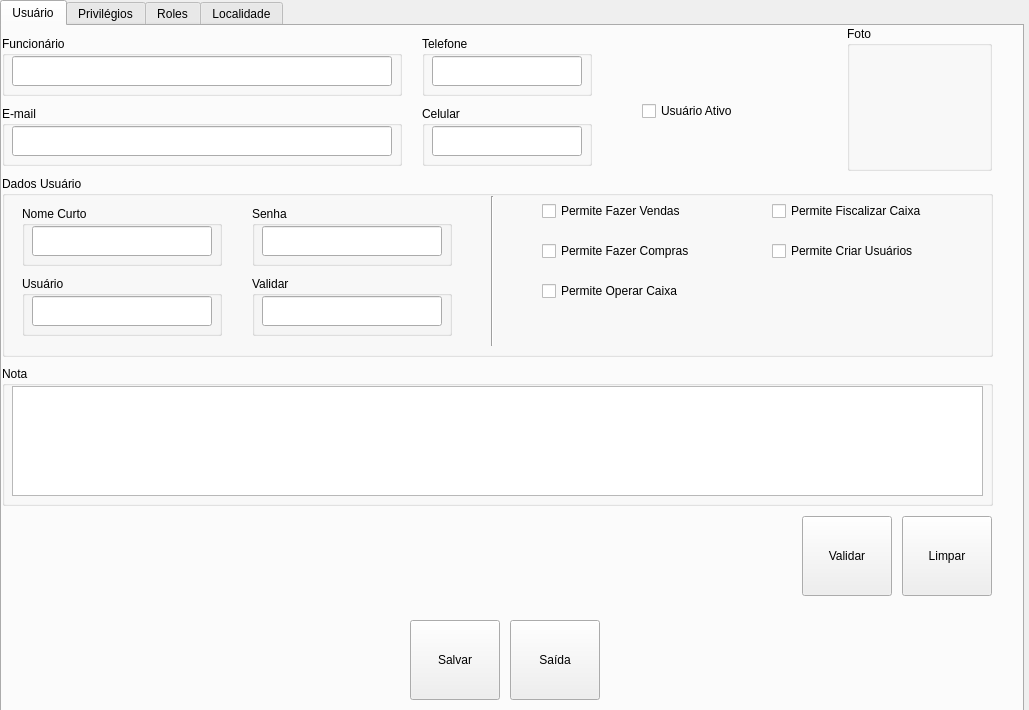
<?xml version="1.0" encoding="UTF-8"?>
<ui version="4.0">
 <class>MngFormUsers</class>
 <widget class="QDialog" name="MngFormUsers">
  <property name="geometry">
   <rect>
    <x>0</x>
    <y>0</y>
    <width>1029</width>
    <height>710</height>
   </rect>
  </property>
  <property name="windowTitle">
   <string>MngFormUsers</string>
  </property>
  <widget class="QTabWidget" name="TabWidgetUsers">
   <property name="enabled">
    <bool>true</bool>
   </property>
   <property name="geometry">
    <rect>
     <x>0</x>
     <y>0</y>
     <width>1024</width>
     <height>768</height>
    </rect>
   </property>
   <property name="sizePolicy">
    <sizepolicy hsizetype="MinimumExpanding" vsizetype="MinimumExpanding">
     <horstretch>0</horstretch>
     <verstretch>0</verstretch>
    </sizepolicy>
   </property>
   <property name="minimumSize">
    <size>
     <width>1024</width>
     <height>768</height>
    </size>
   </property>
   <property name="baseSize">
    <size>
     <width>1024</width>
     <height>768</height>
    </size>
   </property>
   <property name="currentIndex">
    <number>0</number>
   </property>
   <widget class="QWidget" name="TabUser">
    <attribute name="title">
     <string>Usuário</string>
    </attribute>
    <widget class="QGroupBox" name="GBoxUserMobPhone">
     <property name="geometry">
      <rect>
       <x>420</x>
       <y>80</y>
       <width>170</width>
       <height>60</height>
      </rect>
     </property>
     <property name="title">
      <string>Celular</string>
     </property>
     <widget class="QLineEdit" name="LEditUserMobPhone">
      <property name="geometry">
       <rect>
        <x>10</x>
        <y>20</y>
        <width>150</width>
        <height>30</height>
       </rect>
      </property>
      <property name="toolTip">
       <string>Exibe o Celular do Usuário...</string>
      </property>
     </widget>
    </widget>
    <widget class="QCheckBox" name="ChKBoxActiveUsers">
     <property name="geometry">
      <rect>
       <x>640</x>
       <y>70</y>
       <width>195</width>
       <height>30</height>
      </rect>
     </property>
     <property name="toolTip">
      <string>Marcar Para Ativar o Usuário...</string>
     </property>
     <property name="text">
      <string>Usuário Ativo</string>
     </property>
    </widget>
    <widget class="QGroupBox" name="GBoxInfoUser">
     <property name="geometry">
      <rect>
       <x>0</x>
       <y>150</y>
       <width>991</width>
       <height>181</height>
      </rect>
     </property>
     <property name="title">
      <string>Dados Usuário</string>
     </property>
     <widget class="QGroupBox" name="GBoxValidPass">
      <property name="geometry">
       <rect>
        <x>250</x>
        <y>100</y>
        <width>200</width>
        <height>60</height>
       </rect>
      </property>
      <property name="title">
       <string>Validar</string>
      </property>
      <widget class="QLineEdit" name="LEditValidPass">
       <property name="geometry">
        <rect>
         <x>10</x>
         <y>20</y>
         <width>180</width>
         <height>30</height>
        </rect>
       </property>
       <property name="toolTip">
        <string>Repetir a Senha do Usuário para ser Validada...</string>
       </property>
      </widget>
     </widget>
     <widget class="QGroupBox" name="GBoxShortName">
      <property name="geometry">
       <rect>
        <x>20</x>
        <y>30</y>
        <width>200</width>
        <height>60</height>
       </rect>
      </property>
      <property name="title">
       <string>Nome Curto</string>
      </property>
      <widget class="QLineEdit" name="LEditShortName">
       <property name="geometry">
        <rect>
         <x>10</x>
         <y>20</y>
         <width>180</width>
         <height>30</height>
        </rect>
       </property>
       <property name="toolTip">
        <string>Informar Nome Curto do Usuário...</string>
       </property>
      </widget>
     </widget>
     <widget class="QGroupBox" name="GBoxPassword">
      <property name="geometry">
       <rect>
        <x>250</x>
        <y>30</y>
        <width>200</width>
        <height>60</height>
       </rect>
      </property>
      <property name="title">
       <string>Senha</string>
      </property>
      <widget class="QLineEdit" name="LEditPassword">
       <property name="geometry">
        <rect>
         <x>10</x>
         <y>20</y>
         <width>180</width>
         <height>30</height>
        </rect>
       </property>
       <property name="toolTip">
        <string>Informar Senha do Usuário...</string>
       </property>
      </widget>
     </widget>
     <widget class="QGroupBox" name="GBoxUsername">
      <property name="geometry">
       <rect>
        <x>20</x>
        <y>100</y>
        <width>200</width>
        <height>60</height>
       </rect>
      </property>
      <property name="title">
       <string>Usuário</string>
      </property>
      <widget class="QLineEdit" name="LEditUsername">
       <property name="geometry">
        <rect>
         <x>10</x>
         <y>20</y>
         <width>180</width>
         <height>30</height>
        </rect>
       </property>
       <property name="toolTip">
        <string>Informar Nome do Usuário...</string>
       </property>
      </widget>
     </widget>
     <widget class="QCheckBox" name="ChKBoxAllowOperatorCash">
      <property name="geometry">
       <rect>
        <x>540</x>
        <y>100</y>
        <width>195</width>
        <height>30</height>
       </rect>
      </property>
      <property name="toolTip">
       <string>Habilitar para que o Usuário possa ser Operador de Caixa...</string>
      </property>
      <property name="text">
       <string>Permite Operar Caixa</string>
      </property>
     </widget>
     <widget class="QCheckBox" name="ChKBoxAllowSales">
      <property name="geometry">
       <rect>
        <x>540</x>
        <y>20</y>
        <width>195</width>
        <height>30</height>
       </rect>
      </property>
      <property name="toolTip">
       <string>Habilitar para que o Usuário possa Fazer Vendas...</string>
      </property>
      <property name="text">
       <string>Permite Fazer Vendas</string>
      </property>
     </widget>
     <widget class="QCheckBox" name="ChKBoxAllowPuchase">
      <property name="geometry">
       <rect>
        <x>540</x>
        <y>60</y>
        <width>195</width>
        <height>30</height>
       </rect>
      </property>
      <property name="toolTip">
       <string>Habilitar para que o Usuário possa Atuar como Comprador...</string>
      </property>
      <property name="text">
       <string>Permite Fazer Compras</string>
      </property>
     </widget>
     <widget class="QCheckBox" name="ChKBoxAllowAddUser">
      <property name="geometry">
       <rect>
        <x>770</x>
        <y>60</y>
        <width>195</width>
        <height>30</height>
       </rect>
      </property>
      <property name="toolTip">
       <string>Habilitar para que o Usuário permita Criar Usuários...</string>
      </property>
      <property name="text">
       <string>Permite Criar Usuários</string>
      </property>
     </widget>
     <widget class="QCheckBox" name="ChKBoxAllowSupervisorCash">
      <property name="geometry">
       <rect>
        <x>770</x>
        <y>20</y>
        <width>195</width>
        <height>30</height>
       </rect>
      </property>
      <property name="toolTip">
       <string>Habilitar para que o Usuário possa Atuar como Fiscal de Caixa...</string>
      </property>
      <property name="text">
       <string>Permite Fiscalizar Caixa</string>
      </property>
     </widget>
     <widget class="Line" name="line">
      <property name="geometry">
       <rect>
        <x>480</x>
        <y>20</y>
        <width>21</width>
        <height>150</height>
       </rect>
      </property>
      <property name="orientation">
       <enum>Qt::Vertical</enum>
      </property>
     </widget>
    </widget>
    <widget class="QGroupBox" name="GBoxEmployee">
     <property name="geometry">
      <rect>
       <x>0</x>
       <y>10</y>
       <width>400</width>
       <height>60</height>
      </rect>
     </property>
     <property name="title">
      <string>Funcionário</string>
     </property>
     <widget class="QLineEdit" name="LEditEmployee">
      <property name="geometry">
       <rect>
        <x>10</x>
        <y>20</y>
        <width>380</width>
        <height>30</height>
       </rect>
      </property>
      <property name="toolTip">
       <string>Selecionar o Funcionário para Criação de Usuário...</string>
      </property>
     </widget>
    </widget>
    <widget class="QGroupBox" name="GBoxImagem">
     <property name="geometry">
      <rect>
       <x>845</x>
       <y>0</y>
       <width>145</width>
       <height>145</height>
      </rect>
     </property>
     <property name="title">
      <string>Foto</string>
     </property>
     <widget class="QLabel" name="QLabelImagem">
      <property name="geometry">
       <rect>
        <x>10</x>
        <y>20</y>
        <width>121</width>
        <height>121</height>
       </rect>
      </property>
      <property name="toolTip">
       <string>Exibe uma Foto do Usuário...</string>
      </property>
      <property name="text">
       <string/>
      </property>
      <property name="textFormat">
       <enum>Qt::AutoText</enum>
      </property>
      <property name="pixmap">
       <pixmap resource="../images.qrc">:/images/PNG/128x128/user-128.png</pixmap>
      </property>
      <property name="scaledContents">
       <bool>false</bool>
      </property>
      <property name="alignment">
       <set>Qt::AlignCenter</set>
      </property>
     </widget>
    </widget>
    <widget class="QGroupBox" name="GBoxUserEmail">
     <property name="geometry">
      <rect>
       <x>0</x>
       <y>80</y>
       <width>400</width>
       <height>60</height>
      </rect>
     </property>
     <property name="title">
      <string>E-mail</string>
     </property>
     <widget class="QLineEdit" name="LEditUserEmail">
      <property name="geometry">
       <rect>
        <x>10</x>
        <y>20</y>
        <width>380</width>
        <height>30</height>
       </rect>
      </property>
      <property name="toolTip">
       <string>Exibe o E-mail do Usuário...</string>
      </property>
     </widget>
    </widget>
    <widget class="QGroupBox" name="GBoxUserTelephone">
     <property name="geometry">
      <rect>
       <x>420</x>
       <y>10</y>
       <width>170</width>
       <height>60</height>
      </rect>
     </property>
     <property name="title">
      <string>Telefone</string>
     </property>
     <widget class="QLineEdit" name="LEditUserTelephone">
      <property name="geometry">
       <rect>
        <x>10</x>
        <y>20</y>
        <width>150</width>
        <height>30</height>
       </rect>
      </property>
      <property name="toolTip">
       <string>Exibe o Telefone do Usuário...</string>
      </property>
     </widget>
    </widget>
    <widget class="QGroupBox" name="GBoxNote">
     <property name="geometry">
      <rect>
       <x>0</x>
       <y>340</y>
       <width>991</width>
       <height>140</height>
      </rect>
     </property>
     <property name="title">
      <string>Nota</string>
     </property>
     <widget class="QTextEdit" name="textEdit">
      <property name="geometry">
       <rect>
        <x>10</x>
        <y>20</y>
        <width>971</width>
        <height>110</height>
       </rect>
      </property>
      <property name="toolTip">
       <string>Informar uma Nota para o Usuário...</string>
      </property>
     </widget>
    </widget>
    <widget class="QToolButton" name="TButtonCleanUserForm">
     <property name="geometry">
      <rect>
       <x>900</x>
       <y>490</y>
       <width>90</width>
       <height>80</height>
      </rect>
     </property>
     <property name="toolTip">
      <string>Limpar Campos do Formulário...</string>
     </property>
     <property name="text">
      <string>Limpar</string>
     </property>
     <property name="icon">
      <iconset resource="../images.qrc">
       <normaloff>:/images/PNG/48x48/Rebuild-48x48.png</normaloff>:/images/PNG/48x48/Rebuild-48x48.png</iconset>
     </property>
     <property name="iconSize">
      <size>
       <width>48</width>
       <height>48</height>
      </size>
     </property>
     <property name="toolButtonStyle">
      <enum>Qt::ToolButtonTextUnderIcon</enum>
     </property>
    </widget>
    <widget class="QToolButton" name="TButtonValidate">
     <property name="geometry">
      <rect>
       <x>800</x>
       <y>490</y>
       <width>90</width>
       <height>80</height>
      </rect>
     </property>
     <property name="toolTip">
      <string>Valida os Campos Obrigatórios...</string>
     </property>
     <property name="text">
      <string>Validar</string>
     </property>
     <property name="icon">
      <iconset resource="../images.qrc">
       <normaloff>:/images/PNG/120x120/120px-Gtk-refresh.png</normaloff>:/images/PNG/120x120/120px-Gtk-refresh.png</iconset>
     </property>
     <property name="iconSize">
      <size>
       <width>48</width>
       <height>48</height>
      </size>
     </property>
     <property name="toolButtonStyle">
      <enum>Qt::ToolButtonTextUnderIcon</enum>
     </property>
    </widget>
   </widget>
   <widget class="QWidget" name="Privileges">
    <attribute name="title">
     <string>Privilégios</string>
    </attribute>
    <widget class="QGroupBox" name="GBoxModules">
     <property name="geometry">
      <rect>
       <x>10</x>
       <y>10</y>
       <width>211</width>
       <height>60</height>
      </rect>
     </property>
     <property name="title">
      <string>Módulos</string>
     </property>
     <widget class="QComboBox" name="CBoxModules">
      <property name="geometry">
       <rect>
        <x>10</x>
        <y>20</y>
        <width>191</width>
        <height>30</height>
       </rect>
      </property>
      <property name="toolTip">
       <string>Selecionar Módulos para Conceder Permissão para Aplicação...</string>
      </property>
     </widget>
    </widget>
    <widget class="QTreeWidget" name="QXtreeWidgetAtualModules">
     <property name="geometry">
      <rect>
       <x>10</x>
       <y>90</y>
       <width>400</width>
       <height>400</height>
      </rect>
     </property>
     <property name="toolTip">
      <string>Aplicações para Conceder Permissão...</string>
     </property>
     <property name="statusTip">
      <string/>
     </property>
     <column>
      <property name="text">
       <string notr="true">1</string>
      </property>
     </column>
    </widget>
    <widget class="QTreeWidget" name="QXtreeWidgetNewPrivileges">
     <property name="geometry">
      <rect>
       <x>590</x>
       <y>90</y>
       <width>400</width>
       <height>400</height>
      </rect>
     </property>
     <property name="toolTip">
      <string>Aplicações para Revogar Permissão...</string>
     </property>
     <column>
      <property name="text">
       <string notr="true">1</string>
      </property>
     </column>
    </widget>
    <widget class="QToolButton" name="TButtonAddGrant">
     <property name="geometry">
      <rect>
       <x>450</x>
       <y>130</y>
       <width>90</width>
       <height>80</height>
      </rect>
     </property>
     <property name="toolTip">
      <string>Concede Permissão para Aplicação Selecionada para o Menu do Usuário...</string>
     </property>
     <property name="text">
      <string/>
     </property>
     <property name="icon">
      <iconset resource="../images.qrc">
       <normaloff>:/images/PNG/48x48/1rightarrow-48x48.png</normaloff>:/images/PNG/48x48/1rightarrow-48x48.png</iconset>
     </property>
     <property name="iconSize">
      <size>
       <width>48</width>
       <height>48</height>
      </size>
     </property>
    </widget>
    <widget class="QToolButton" name="TButtonAddAllGrant">
     <property name="geometry">
      <rect>
       <x>450</x>
       <y>220</y>
       <width>90</width>
       <height>80</height>
      </rect>
     </property>
     <property name="toolTip">
      <string>Concede Permissão para Todas Aplicações Selecionadas para o Menu do Usuário...</string>
     </property>
     <property name="text">
      <string/>
     </property>
     <property name="icon">
      <iconset resource="../images.qrc">
       <normaloff>:/images/PNG/48x48/2rightarrow-48x48.png</normaloff>:/images/PNG/48x48/2rightarrow-48x48.png</iconset>
     </property>
     <property name="iconSize">
      <size>
       <width>48</width>
       <height>48</height>
      </size>
     </property>
    </widget>
    <widget class="QToolButton" name="TButtonRemoveGrant">
     <property name="geometry">
      <rect>
       <x>450</x>
       <y>310</y>
       <width>90</width>
       <height>80</height>
      </rect>
     </property>
     <property name="toolTip">
      <string>Revoga Permissão para Aplicação Selecionada do Menu do Usuário...</string>
     </property>
     <property name="text">
      <string/>
     </property>
     <property name="icon">
      <iconset resource="../images.qrc">
       <normaloff>:/images/PNG/48x48/1leftarrow-48x48.png</normaloff>:/images/PNG/48x48/1leftarrow-48x48.png</iconset>
     </property>
     <property name="iconSize">
      <size>
       <width>48</width>
       <height>48</height>
      </size>
     </property>
    </widget>
    <widget class="QToolButton" name="TButtonRemoveAllGrant">
     <property name="geometry">
      <rect>
       <x>450</x>
       <y>400</y>
       <width>90</width>
       <height>80</height>
      </rect>
     </property>
     <property name="toolTip">
      <string>Revoga uma Permissão para Todas Aplicações Selecionadas do Menu do Usuário...</string>
     </property>
     <property name="text">
      <string/>
     </property>
     <property name="icon">
      <iconset resource="../images.qrc">
       <normaloff>:/images/PNG/48x48/2leftarrow-48x48.png</normaloff>:/images/PNG/48x48/2leftarrow-48x48.png</iconset>
     </property>
     <property name="iconSize">
      <size>
       <width>48</width>
       <height>48</height>
      </size>
     </property>
    </widget>
   </widget>
   <widget class="QWidget" name="TabRoles">
    <attribute name="title">
     <string>Roles</string>
    </attribute>
    <widget class="QTreeWidget" name="QXtreeWidgetAtualRole">
     <property name="geometry">
      <rect>
       <x>10</x>
       <y>30</y>
       <width>400</width>
       <height>400</height>
      </rect>
     </property>
     <property name="toolTip">
      <string>Selecionar o Grupo de Login para Adicionar o Usuário...</string>
     </property>
     <column>
      <property name="text">
       <string notr="true">1</string>
      </property>
     </column>
    </widget>
    <widget class="QTreeWidget" name="QXtreeWidgetNewRole">
     <property name="geometry">
      <rect>
       <x>580</x>
       <y>30</y>
       <width>400</width>
       <height>400</height>
      </rect>
     </property>
     <property name="toolTip">
      <string>Remove o Grupo de Login do Usuário... </string>
     </property>
     <column>
      <property name="text">
       <string notr="true">1</string>
      </property>
     </column>
    </widget>
    <widget class="QToolButton" name="TButtonAddRole">
     <property name="geometry">
      <rect>
       <x>450</x>
       <y>140</y>
       <width>90</width>
       <height>80</height>
      </rect>
     </property>
     <property name="toolTip">
      <string>Concede Permissão para Role de Login do Usuário...</string>
     </property>
     <property name="text">
      <string/>
     </property>
     <property name="icon">
      <iconset resource="../images.qrc">
       <normaloff>:/images/PNG/48x48/1rightarrow-48x48.png</normaloff>:/images/PNG/48x48/1rightarrow-48x48.png</iconset>
     </property>
     <property name="iconSize">
      <size>
       <width>48</width>
       <height>48</height>
      </size>
     </property>
    </widget>
    <widget class="QToolButton" name="TButtonRemoveRole">
     <property name="geometry">
      <rect>
       <x>450</x>
       <y>230</y>
       <width>90</width>
       <height>80</height>
      </rect>
     </property>
     <property name="toolTip">
      <string>Revoga Permissão para Role de Login do Usuário...</string>
     </property>
     <property name="text">
      <string/>
     </property>
     <property name="icon">
      <iconset resource="../images.qrc">
       <normaloff>:/images/PNG/48x48/1leftarrow-48x48.png</normaloff>:/images/PNG/48x48/1leftarrow-48x48.png</iconset>
     </property>
     <property name="iconSize">
      <size>
       <width>48</width>
       <height>48</height>
      </size>
     </property>
    </widget>
   </widget>
   <widget class="QWidget" name="TabLocal">
    <attribute name="title">
     <string>Localidade</string>
    </attribute>
    <widget class="QRadioButton" name="RButtonGrantAccessOnlyCurrentSites">
     <property name="geometry">
      <rect>
       <x>230</x>
       <y>30</y>
       <width>341</width>
       <height>22</height>
      </rect>
     </property>
     <property name="toolTip">
      <string>Selecionar para Permitir dar Acesso somente as Filiais/Centro de Distribuição Selecionados....</string>
     </property>
     <property name="text">
      <string>Dar Acesso Somente aos Locais Selecionados</string>
     </property>
    </widget>
    <widget class="QRadioButton" name="RButtonGrantAccessAllSites">
     <property name="geometry">
      <rect>
       <x>10</x>
       <y>30</y>
       <width>211</width>
       <height>22</height>
      </rect>
     </property>
     <property name="toolTip">
      <string>Selecionar para dar Acesso a Todas Filiais/Centros de Distribuição...</string>
     </property>
     <property name="text">
      <string>Dar Acesso a Todos Locais</string>
     </property>
     <property name="checked">
      <bool>true</bool>
     </property>
    </widget>
    <widget class="QTreeWidget" name="QXtreeWidgetNewSites">
     <property name="geometry">
      <rect>
       <x>580</x>
       <y>90</y>
       <width>400</width>
       <height>400</height>
      </rect>
     </property>
     <property name="toolTip">
      <string>Remover Local/Filial/Centro de Distribuição que o Usuário tem Acesso...</string>
     </property>
     <column>
      <property name="text">
       <string notr="true">1</string>
      </property>
     </column>
    </widget>
    <widget class="QTreeWidget" name="QXtreeWidgetAtualSites">
     <property name="geometry">
      <rect>
       <x>10</x>
       <y>90</y>
       <width>400</width>
       <height>400</height>
      </rect>
     </property>
     <property name="toolTip">
      <string>Selecionar Local/Filial/Centro de Distribuição para dar Acesso ao Usuário...</string>
     </property>
     <column>
      <property name="text">
       <string notr="true">1</string>
      </property>
     </column>
    </widget>
    <widget class="QToolButton" name="TButtonRemoveSite">
     <property name="geometry">
      <rect>
       <x>450</x>
       <y>290</y>
       <width>90</width>
       <height>80</height>
      </rect>
     </property>
     <property name="toolTip">
      <string>Revoga Permissão para Local/Filial/Centro de Distribuição Selecionado para o Usuário...</string>
     </property>
     <property name="text">
      <string/>
     </property>
     <property name="icon">
      <iconset resource="../images.qrc">
       <normaloff>:/images/PNG/48x48/1leftarrow-48x48.png</normaloff>:/images/PNG/48x48/1leftarrow-48x48.png</iconset>
     </property>
     <property name="iconSize">
      <size>
       <width>48</width>
       <height>48</height>
      </size>
     </property>
    </widget>
    <widget class="QToolButton" name="TButtonAddSite">
     <property name="geometry">
      <rect>
       <x>450</x>
       <y>200</y>
       <width>90</width>
       <height>80</height>
      </rect>
     </property>
     <property name="toolTip">
      <string>Concede Permissão para Local/Filial/Centro de Distribuição Selecionado para o Usuário...</string>
     </property>
     <property name="text">
      <string/>
     </property>
     <property name="icon">
      <iconset resource="../images.qrc">
       <normaloff>:/images/PNG/48x48/1rightarrow-48x48.png</normaloff>:/images/PNG/48x48/1rightarrow-48x48.png</iconset>
     </property>
     <property name="iconSize">
      <size>
       <width>48</width>
       <height>48</height>
      </size>
     </property>
    </widget>
   </widget>
  </widget>
  <widget class="QToolButton" name="TButtonExit">
   <property name="geometry">
    <rect>
     <x>510</x>
     <y>620</y>
     <width>90</width>
     <height>80</height>
    </rect>
   </property>
   <property name="toolTip">
    <string>Fechar a Janela...</string>
   </property>
   <property name="text">
    <string>Saída</string>
   </property>
   <property name="icon">
    <iconset resource="../images.qrc">
     <normaloff>:/images/PNG/48x48/Exithome-48x48.png</normaloff>:/images/PNG/48x48/Exithome-48x48.png</iconset>
   </property>
   <property name="iconSize">
    <size>
     <width>48</width>
     <height>48</height>
    </size>
   </property>
   <property name="toolButtonStyle">
    <enum>Qt::ToolButtonTextUnderIcon</enum>
   </property>
  </widget>
  <widget class="QToolButton" name="TButtonSave">
   <property name="geometry">
    <rect>
     <x>410</x>
     <y>620</y>
     <width>90</width>
     <height>80</height>
    </rect>
   </property>
   <property name="toolTip">
    <string>Salva os dados do Formulário...</string>
   </property>
   <property name="text">
    <string>Salvar</string>
   </property>
   <property name="icon">
    <iconset resource="../images.qrc">
     <normaloff>:/images/PNG/120x120/120px-System-floppy.png</normaloff>:/images/PNG/120x120/120px-System-floppy.png</iconset>
   </property>
   <property name="iconSize">
    <size>
     <width>48</width>
     <height>48</height>
    </size>
   </property>
   <property name="toolButtonStyle">
    <enum>Qt::ToolButtonTextUnderIcon</enum>
   </property>
  </widget>
 </widget>
 <resources>
  <include location="../images.qrc"/>
  <include location="../images.qrc"/>
  <include location="../../../../../batista/Aplications/App-Camadas/AppAccount/images.qrc"/>
 </resources>
 <connections/>
</ui>
